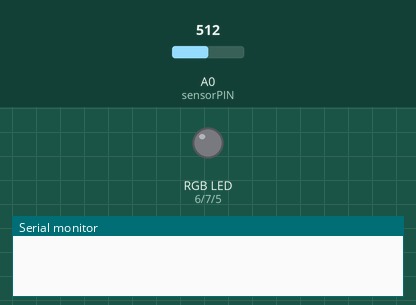
Simulated run of this sketch. Board: Arduino Uno, built with avr-gcc and run on an emulated ATmega328P. On the bench: an RGB LED mixed from three pins (HIGH = lit), the last lines printed to the serial monitor. The inputs (shaded band) are chosen by the test bench; at power-on: A0 (sensorPIN) = 512.

Above: at 0.01 s.
At 1.2 s:
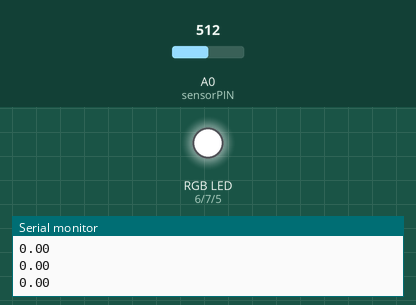
1.3 s: A0 (sensorPIN) set to 716
At 2.1 s:
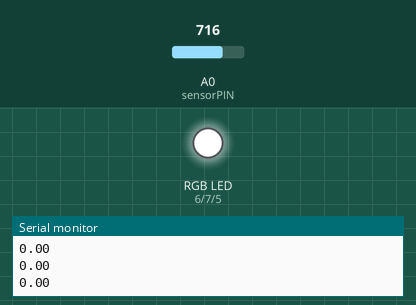
Timing chart, 0 to 4.3 s (numbered marks = the images above; inputs shaded):
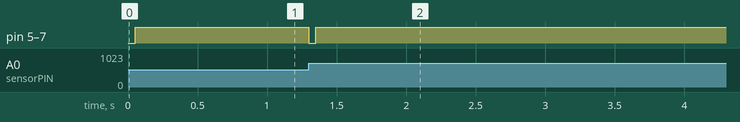

The sketch:

led-mic-sensor.ino
```cpp
// Audio sensor: MAX-9812L
// LED RGB Strip 5V, 4 pins: Vcc, G, R, B

const int sensorPIN = A0;
const int sampleWindow = 50; // Window width in ms (50 ms = 20Hz)
int redPin = 6;
int greenPin = 7;
int bluePin = 5;

float low_sound = 0.035;
float medium_sound = 0.085;
float high_sound = 0.15;

void setup()
{
  Serial.begin(9600);
  pinMode(redPin, OUTPUT);
  pinMode(greenPin, OUTPUT);
  pinMode(bluePin, OUTPUT);
}

void loop()
{
   unsigned long startMillis= millis();

   unsigned int signalMax = 0;
   unsigned int signalMin = 1024;

   // Get samples during window
   unsigned int sample;
   while (millis() - startMillis < sampleWindow)
   {
      sample = analogRead(sensorPIN);
      if (sample < 1024)
      {
         if (sample > signalMax)
         {
            signalMax = sample;  // Update max. value
         }
         else if (sample < signalMin)
         {
            signalMin = sample;  // Update min. value
         }
      }
   }
   unsigned int peakToPeak = signalMax - signalMin;  // Sound amplitude
   double volts = (peakToPeak * 5.0) / 1024;  // Convert to voltage
   Serial.println(volts);

   if (volts < low_sound){
      setColor(HIGH, HIGH, HIGH);  // Turn off LEDs
   } else if (volts <= medium_sound){
      setColor(HIGH, LOW, HIGH);  // Turn on green LEDs
   } else if (volts <= high_sound){
      setColor(HIGH, LOW, LOW);  // Turn on green+blue LEDs
   } else {
      setColor(LOW, LOW, LOW);  // Turn on all LEDs (red+green+blue)
   }

}

void setColor(int redValue, int greenValue, int blueValue) {
  digitalWrite(redPin, redValue);
  digitalWrite(greenPin, greenValue);
  digitalWrite(bluePin, blueValue);
}
```

Measured:
- after the input at 1.3 s, pin 5 (bluePin), pin 6 (redPin), pin 7 (greenPin): HIGH → LOW at once, → HIGH 0.05 s later
